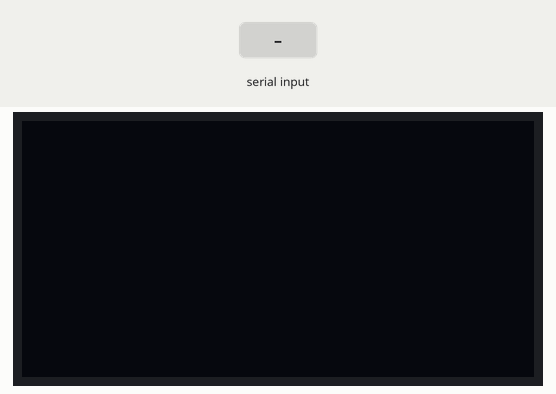
Simulated run of this sketch. Board: ESP32. On the bench: 128×64 one-colour display. Inputs (shaded band) come from the test bench. The display library's start-up logo is not drawn; what the sketch prints to the serial monitor is not drawn.

Above: at 1.7 s.
1.8 s: "1\n" received over Serial
At 2.9 s:
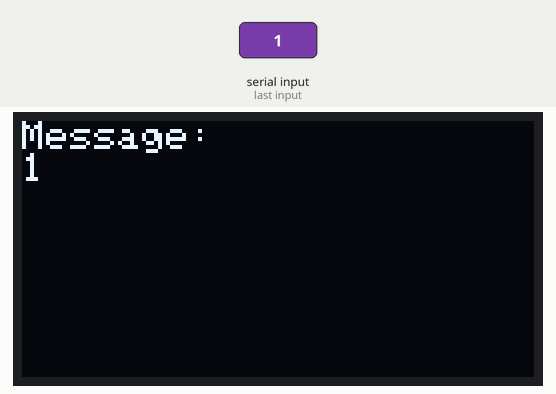
3.3 s: "0\n" received over Serial
At 4.1 s:
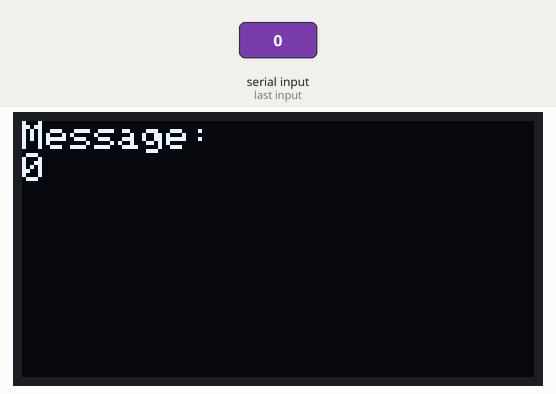
4.8 s: "2\n" received over Serial
Timing chart, 0 to 7.8 s (numbered marks = the images above; inputs shaded):
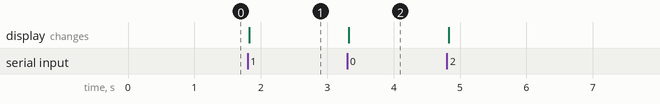

The sketch:

Serial_Echo_128_64.ino
```cpp
#include <SPI.h>
#include <Wire.h>
#include <Adafruit_SSD1306.h>
#include <Adafruit_GFX.h>
// #include <Adafruit_Sensor.h>

#define SCREEN_WIDTH 128 // OLED display width, in pixels
#define SCREEN_HEIGHT 64 // OLED display height, in pixels

const unsigned int MAX_MESSAGE_LENGTH = 24;

#define OLED_RESET     -1 // Reset pin # (or -1 if sharing Arduino reset pin)
#define SCREEN_ADDRESS 0x3D ///< See datasheet for Address; 0x3D for 128x64, 0x3C for 128x32
Adafruit_SSD1306 display(SCREEN_WIDTH, SCREEN_HEIGHT, &Wire, OLED_RESET);
// Adafruit_SSD1306 display(SCREEN_WIDTH, SCREEN_HEIGHT, &Wire);

void setup() {
 Serial.begin(115200);
  Wire.begin();               // Initialize I2C communication
  // SSD1306_SWITCHCAPVCC = generate display voltage from 3.3V internally
  ///< See datasheet for Address; 0x3D for 128x64, 0x3C for 128x32
  if (!display.begin(SSD1306_SWITCHCAPVCC, SCREEN_ADDRESS)) { // Address 0x3C for 128x32
    Serial.println(F("SSD1306 allocation failed"));
    for (;;)
      ; // Don't proceed, loop forever
  }
  display.display();
  delay(500); // Pause for 0.5 seconds
  display.setTextSize(1);
  display.setTextColor(WHITE);
  display.setRotation(0);
  display.clearDisplay();
  display.setCursor(0, 0);
  }

void loop() {
  display.clearDisplay();    // Clear the buffer
  display.setCursor(0,0);    // Set cursor to the top-left corner

 //Check to see if anything is available in the serial receive buffer
 while (Serial.available() > 0)
 {
   //Create a place to hold the incoming message
   static char message[MAX_MESSAGE_LENGTH];
   static unsigned int message_pos = 0;

   //Read the next available byte in the serial receive buffer
   char inByte = Serial.read();

   //Message coming in (check not terminating character) and guard for over message size
   if ( inByte != '\n' && (message_pos < MAX_MESSAGE_LENGTH - 1) )
   {
     //Add the incoming byte to our message
     message[message_pos] = inByte;
     message_pos++;
   }
   //Full message received...
   else
   {
     //Add null character to string
     message[message_pos] = '\0';

     //Print the message (or do other things)
     Serial.println(message);

     display.println("Message: ");            // Print the humidity value on OLED display
     display.println(message);            // Print the humidity value on OLED display
     display.display();          // Update the OLED display     //Reset for the next message
     message_pos = 0;
   }
 }
}
```

Measured:
- after the input at 1.8 s, the display: changes at once (image 1)
- after the input at 3.3 s, the display: changes at once (image 2)
